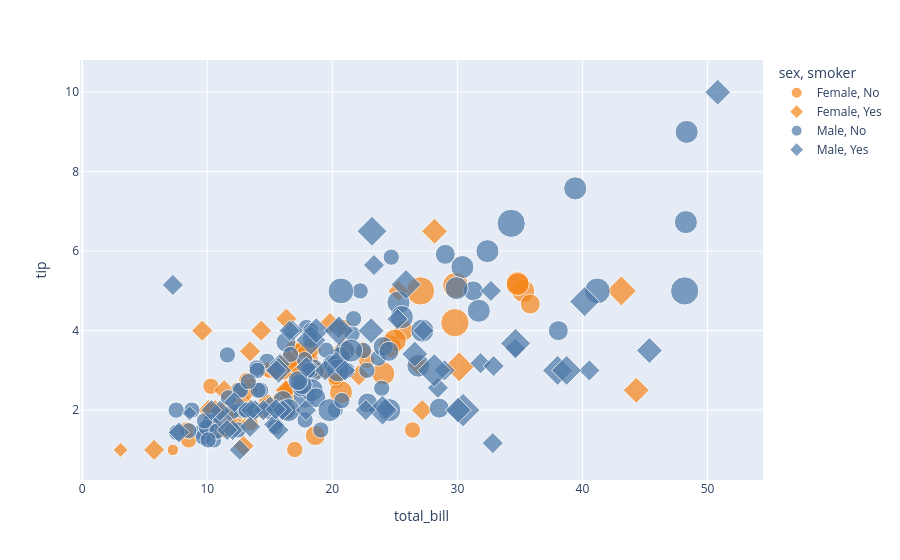

The notebook cell saved with this chart:
### Code cell
# multivariate: colour = sex, marker = smoker, dot size = party size (five columns in one plot)
px.scatter(tips, x="total_bill", y="tip", color="sex", symbol="smoker", size="size",
           color_discrete_map={"Male": BLUE, "Female": ORANGE})

### Figure 1 — Plotly figure (JSON) as saved in the notebook; plotly's stock layout.template omitted (floating-point values rounded to 4 significant figures)
{"data": [{"hovertemplate": "sex=Female<br>smoker=No<br>total_bill=%{x}<br>tip=%{y}<br>size=%{marker.size}<extra></extra>", "legendgroup": "Female, No", "marker": {"color": "#F58518", "size": [2, 4, 4, 2, 3, 3, 2, 2, 2, 2, 4, 3, 2, 4, 2, 2, 3, 2, 1, 4, 2, 2, 1, 3, 2, 2, 2, 4, 2, 2, 6, 2, 2, 2, 2, 2, 2, 2, 2, 2, 2, 2, 6, 2, 2, 3, 2, 5, 4, 2, 3, 3, 3, 2], "sizemode": "area", "sizeref": 0.015, "symbol": "circle"}, "mode": "markers", "name": "Female, No", "orientation": "v", "showlegend": true, "type": "scatter", "x": [16.99, 24.59, 35.26, 14.83, 10.33, 16.97, 20.29, 15.77, 19.65, 15.06, 20.69, 16.93, 10.29, 34.81, 26.41, 16.45, 17.07, 14.73, 10.07, 34.83, 22.75, 20.92, 7.25, 25.71, 17.31, 10.65, 12.43, 24.08, 13.42, 12.48, 29.8, 14.52, 11.38, 20.27, 11.17, 12.26, 18.26, 8.51, 10.33, 14.15, 13.16, 17.47, 27.05, 16.43, 8.35, 18.64, 11.87, 29.85, 25.0, 13.39, 16.21, 15.98, 35.83, 18.78], "xaxis": "x", "y": [1.01, 3.61, 5.0, 3.02, 1.67, 3.5, 2.75, 2.23, 3.0, 3.0, 2.45, 3.07, 2.6, 5.2, 1.5, 2.47, 3.0, 2.2, 1.83, 5.17, 3.25, 4.08, 1.0, 4.0, 3.5, 1.5, 1.8, 2.92, 1.68, 2.52, 4.2, 2.0, 2.0, 2.83, 1.5, 2.0, 3.25, 1.25, 2.0, 2.0, 2.75, 3.5, 5.0, 2.3, 1.5, 1.36, 1.63, 5.14, 3.75, 2.61, 2.0, 3.0, 4.67, 3.0], "yaxis": "y"}, {"hovertemplate": "sex=Female<br>smoker=Yes<br>total_bill=%{x}<br>tip=%{y}<br>size=%{marker.size}<extra></extra>", "legendgroup": "Female, Yes", "marker": {"color": "#F58518", "size": [1, 2, 2, 2, 2, 2, 2, 3, 2, 2, 2, 2, 2, 2, 3, 3, 2, 4, 2, 2, 2, 2, 3, 2, 2, 3, 2, 4, 2, 2, 2, 2, 2], "sizemode": "area", "sizeref": 0.015, "symbol": "diamond"}, "mode": "markers", "name": "Female, Yes", "orientation": "v", "showlegend": true, "type": "scatter", "x": [3.07, 26.86, 25.28, 5.75, 16.32, 11.35, 15.38, 44.3, 22.42, 14.31, 17.51, 10.59, 10.63, 9.6, 20.9, 18.15, 19.81, 43.11, 13.0, 12.74, 13.0, 16.4, 16.47, 12.76, 13.27, 28.17, 12.9, 30.14, 13.42, 16.27, 10.09, 22.12, 27.18], "xaxis": "x", "y": [1.0, 3.14, 5.0, 1.0, 4.3, 2.5, 3.0, 2.5, 3.48, 4.0, 3.0, 1.61, 2.0, 4.0, 3.5, 3.5, 4.19, 5.0, 2.0, 2.01, 2.0, 2.5, 3.23, 2.23, 2.5, 6.5, 1.1, 3.09, 3.48, 2.5, 2.0, 2.88, 2.0], "yaxis": "y"}, {"hovertemplate": "sex=Male<br>smoker=No<br>total_bill=%{x}<br>tip=%{y}<br>size=%{marker.size}<extra></extra>", "legendgroup": "Male, No", "marker": {"color": "#4C78A8", "size": [3, 3, 2, 4, 2, 4, 2, 2, 2, 2, 4, 2, 3, 3, 2, 4, 2, 4, 2, 2, 2, 2, 4, 2, 3, 3, 3, 3, 3, 2, 2, 2, 4, 2, 2, 4, 3, 2, 2, 2, 4, 2, 4, 3, 3, 2, 2, 2, 4, 2, 2, 2, 2, 2, 2, 2, 2, 2, 2, 2, 2, 3, 2, 4, 2, 2, 2, 2, 3, 2, 6, 5, 2, 2, 2, 2, 3, 4, 4, 6, 4, 4, 2, 2, 3, 2, 4, 5, 2, 4, 4, 2, 2, 2, 2, 3, 2], "sizemode": "area", "sizeref": 0.015, "symbol": "circle"}, "mode": "markers", "name": "Male, No", "orientation": "v", "showlegend": true, "type": "scatter", "x": [10.34, 21.01, 23.68, 25.29, 8.77, 26.88, 15.04, 14.78, 10.27, 15.42, 18.43, 21.58, 16.29, 20.65, 17.92, 39.42, 19.82, 17.81, 13.37, 12.69, 21.7, 9.55, 18.35, 17.78, 24.06, 16.31, 18.69, 31.27, 16.04, 17.46, 13.94, 9.68, 30.4, 18.29, 22.23, 32.4, 28.55, 18.04, 12.54, 9.94, 25.56, 19.49, 48.27, 17.59, 20.08, 20.23, 12.02, 10.51, 27.2, 22.76, 17.29, 16.66, 15.98, 13.03, 18.28, 24.71, 21.16, 22.49, 12.46, 18.24, 14.0, 38.07, 23.95, 29.93, 11.69, 14.26, 15.95, 8.52, 22.82, 19.08, 34.3, 41.19, 9.78, 7.51, 14.07, 13.13, 17.26, 24.55, 19.77, 48.17, 16.49, 21.5, 12.66, 13.81, 24.52, 20.76, 31.71, 20.69, 7.56, 48.33, 20.45, 13.28, 11.61, 10.77, 10.07, 29.03, 17.82], "xaxis": "x", "y": [1.66, 3.5, 3.31, 4.71, 2.0, 3.12, 1.96, 3.23, 1.71, 1.57, 3.0, 3.92, 3.71, 3.35, 4.08, 7.58, 3.18, 2.34, 2.0, 2.0, 4.3, 1.45, 2.5, 3.27, 3.6, 2.0, 2.31, 5.0, 2.24, 2.54, 3.06, 1.32, 5.6, 3.0, 5.0, 6.0, 2.05, 3.0, 2.5, 1.56, 4.34, 3.51, 6.73, 2.64, 3.15, 2.01, 1.97, 1.25, 4.0, 3.0, 2.71, 3.4, 2.03, 2.0, 4.0, 5.85, 3.0, 3.5, 1.5, 3.76, 3.0, 4.0, 2.55, 5.07, 2.31, 2.5, 2.0, 1.48, 2.18, 1.5, 6.7, 5.0, 1.73, 2.0, 2.5, 2.0, 2.74, 2.0, 2.0, 5.0, 2.0, 3.5, 2.5, 2.0, 3.48, 2.24, 4.5, 5.0, 1.44, 9.0, 3.0, 2.72, 3.39, 1.47, 1.25, 5.92, 1.75], "yaxis": "y"}, {"hovertemplate": "sex=Male<br>smoker=Yes<br>total_bill=%{x}<br>tip=%{y}<br>size=%{marker.size}<extra></extra>", "legendgroup": "Male, Yes", "marker": {"color": "#4C78A8", "size": [4, 2, 2, 2, 2, 4, 2, 2, 2, 2, 2, 4, 2, 2, 2, 2, 2, 2, 2, 3, 2, 2, 2, 2, 2, 2, 2, 2, 4, 2, 3, 4, 2, 5, 3, 2, 2, 2, 2, 2, 2, 3, 4, 3, 4, 2, 3, 4, 5, 2, 2, 2, 1, 2, 4, 3, 2, 2, 2, 2], "sizemode": "area", "sizeref": 0.015, "symbol": "diamond"}, "mode": "markers", "name": "Male, Yes", "orientation": "v", "showlegend": true, "type": "scatter", "x": [38.01, 11.24, 20.29, 13.81, 11.02, 18.29, 15.01, 17.92, 19.44, 32.68, 28.97, 40.17, 27.28, 12.03, 21.01, 15.36, 20.49, 25.21, 16.0, 50.81, 15.81, 7.25, 31.85, 16.82, 32.9, 17.89, 14.48, 34.63, 34.65, 23.33, 45.35, 23.17, 40.55, 30.46, 23.1, 15.69, 28.44, 15.48, 16.58, 10.34, 13.51, 18.71, 20.53, 26.59, 38.73, 24.27, 30.06, 25.89, 28.15, 11.59, 7.74, 12.16, 8.58, 13.42, 24.01, 15.69, 15.53, 12.6, 32.83, 22.67], "xaxis": "x", "y": [3.0, 1.76, 3.21, 2.0, 1.98, 3.76, 2.09, 3.08, 3.0, 5.0, 3.0, 4.73, 4.0, 1.5, 3.0, 1.64, 4.06, 4.29, 2.0, 10.0, 3.16, 5.15, 3.18, 4.0, 3.11, 2.0, 2.0, 3.55, 3.68, 5.65, 3.5, 6.5, 3.0, 2.0, 4.0, 1.5, 2.56, 2.02, 4.0, 2.0, 2.0, 4.0, 4.0, 3.41, 3.0, 2.03, 2.0, 5.16, 3.0, 1.5, 1.44, 2.2, 1.92, 1.58, 2.0, 3.0, 3.0, 1.0, 1.17, 2.0], "yaxis": "y"}], "layout": {"legend": {"itemsizing": "constant", "title": {"text": "sex, smoker"}, "tracegroupgap": 0}, "margin": {"t": 60}, "xaxis": {"anchor": "y", "domain": [0.0, 1.0], "title": {"text": "total_bill"}}, "yaxis": {"anchor": "x", "domain": [0.0, 1.0], "title": {"text": "tip"}}}}
